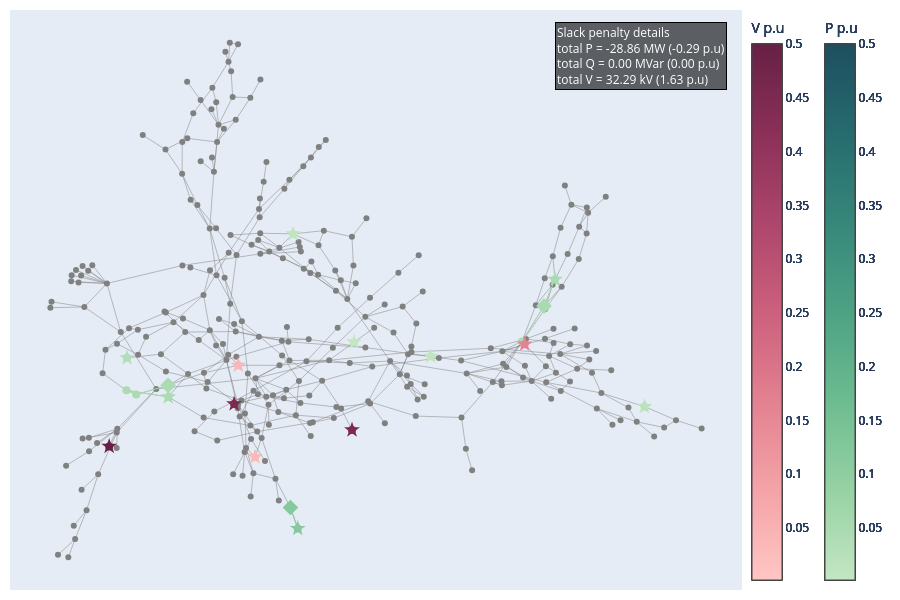

The notebook cell saved with this chart:
### Markdown cell above
# Correction 3 : -18.0071 on B114-L

### Code cell
# slack_info 
pertubation1 = "2"
data_correction3 = pd.read_csv(
    network_name +"_" + pertubation1 + ".csv",
    sep=";",
    engine="python",
    index_col=False,
   # on_bad_lines="skip",
)
# network = pn.load('./Outputs/' + network_name+"-corrected-"+pertubation1 + extension_in)
new_row = pd.read_csv(network_name+"_"+pertubation1+"_optim_info.csv", sep=";", engine="python", index_col=False)
optim_info = pd.concat([optim_info, new_row], ignore_index=True)
data_grouped_3 = data_correction3.groupby('busId')[['type','slackValue_pu','slackValue','gen','controlevoltage','transfo','shunt','load','info']].agg(unique_list)
data_grouped_3['Total_slack_abs'] = data_grouped_3['slackValue_pu'].apply(lambda x: builtins.sum(abs(slack) for slack in x) if isinstance(x, list) else abs(x))
data_grouped_3 = data_grouped_3.join(
    V_nom.drop_duplicates(subset='bus_id')[selected_columns].set_index('bus_id'),
    how='left'
)
G_3, dist, pos = network_construction(edges, data_grouped_3)
clusters = slack_subgraph(G_3, data_grouped_3)
data_grouped_3 = cluster_subgraph(G_3, clusters, data_grouped_3, dist)
fig = plot_slack_cluster(G_3, pos, clusters,data_grouped_3,data, col_centroid='centroid')
fig.show()

### Figure 1 — Plotly figure (JSON) as saved in the notebook; plotly's stock layout.template omitted (floating-point values rounded to 4 significant figures; data arrays with more than 128 entries replaced by an {"elided": "..."} marker saying what was removed)
{"data": [{"hovertemplate": "%{text}<extra></extra>", "line": {"color": "grey", "width": 0.5}, "mode": "lines", "name": "edges", "text": {"elided": "818 str values"}, "type": "scatter", "x": {"elided": "1227 float values"}, "y": {"elided": "1227 float values"}}, {"hovertemplate": "%{text}<extra></extra>", "marker": {"color": "gray", "size": 6}, "mode": "markers", "name": "All nodes", "text": {"elided": "280 str values"}, "type": "scatter", "x": {"elided": "280 float values"}, "y": {"elided": "280 float values"}}, {"hovertemplate": "%{text}<extra></extra>", "marker": {"cmax": 0.5, "cmin": 0.001621, "color": "rgb(186, 226, 188)", "colorbar": {"title": {"text": "P p.u"}, "x": 1.1}, "colorscale": [[0, "rgb(196, 230, 195)"], [0.1667, "rgb(150, 210, 164)"], [0.3333, "rgb(109, 188, 144)"], [0.5, "rgb(77, 162, 132)"], [0.6667, "rgb(54, 135, 122)"], [0.8333, "rgb(38, 107, 110)"], [1, "rgb(29, 79, 96)"]], "size": 12, "symbol": "star"}, "mode": "markers", "name": "Centroids", "text": ["Centroid: VL27_0<br>Gen: [nan]<br>Controle voltage type: N/A<br>Controle voltage location: N/A<br>Controle voltage status: N/A<br>Transfo: [nan]<br>Shunt: [nan]<br>Load: ['VL27_0_load']<br>number of nodes: 1<br>Nominal V = 115.0 kV<br><br>Total P = -1.9764 MW (-0.02 p.u)<br>Total Q = 0.00 MVar (0.00 p.u)<br>Total V = 0.00 kV (0.0000 p.u)"], "type": "scatter", "x": [0.7627], "y": [-0.2817]}, {"line": {"color": "rgb(186, 226, 188)", "width": 1}, "mode": "lines", "type": "scatter", "x": [], "y": []}, {"hovertemplate": "%{text}<extra></extra>", "marker": {"color": "rgb(186, 226, 188)", "size": 8, "symbol": "circle"}, "mode": "markers", "text": ["VL27_0<br>slack: [-0.019764] p.u <br>type: ['P']"], "type": "scatter", "x": [0.7627], "y": [-0.2817]}, {"hovertemplate": "%{text}<extra></extra>", "marker": {"cmax": 0.5, "cmin": 0.001621, "color": "rgb(251, 186, 186)", "colorbar": {"title": {"text": "V p.u"}, "x": 1}, "colorscale": [[0, "rgb(255, 198, 196)"], [0.1667, "rgb(244, 163, 168)"], [0.3333, "rgb(227, 129, 145)"], [0.5, "rgb(204, 96, 125)"], [0.6667, "rgb(173, 70, 108)"], [0.8333, "rgb(139, 48, 88)"], [1, "rgb(103, 32, 68)"]], "size": 12, "symbol": "star"}, "mode": "markers", "name": "Centroids", "text": ["Centroid: VL76_0<br>Gen: ['B76-G']<br>Controle voltage type: GENERATOR<br>Controle voltage location: [VL76_0]<br>Controle voltage status: MAIN<br>Transfo: [nan]<br>Shunt: [nan]<br>Load: ['VL76_0_load']<br>number of nodes: 1<br>Nominal V = 115.0 kV<br><br>Total P = 0.0000 MW (0.00 p.u)<br>Total Q = 0.00 MVar (0.00 p.u)<br>Total V = 3.51 kV (0.0306 p.u)"], "type": "scatter", "x": [-0.1417], "y": [-0.4594]}, {"line": {"color": "rgb(251, 186, 186)", "width": 1}, "mode": "lines", "type": "scatter", "x": [], "y": []}, {"hovertemplate": "%{text}<extra></extra>", "marker": {"color": "rgb(251, 186, 186)", "size": 8, "symbol": "circle"}, "mode": "markers", "text": ["VL76_0<br>slack: [0.030557] p.u <br>type: ['V']"], "type": "scatter", "x": [-0.1417], "y": [-0.4594]}, {"hovertemplate": "%{text}<extra></extra>", "marker": {"cmax": 0.5, "cmin": 0.001621, "color": "rgb(191, 228, 192)", "colorbar": {"title": {"text": "P p.u"}, "x": 1.1}, "colorscale": [[0, "rgb(196, 230, 195)"], [0.1667, "rgb(150, 210, 164)"], [0.3333, "rgb(109, 188, 144)"], [0.5, "rgb(77, 162, 132)"], [0.6667, "rgb(54, 135, 122)"], [0.8333, "rgb(38, 107, 110)"], [1, "rgb(29, 79, 96)"]], "size": 12, "symbol": "star"}, "mode": "markers", "name": "Centroids", "text": ["Centroid: VL526_0<br>Gen: [nan]<br>Controle voltage type: N/A<br>Controle voltage location: N/A<br>Controle voltage status: N/A<br>Transfo: [nan]<br>Shunt: [nan]<br>Load: ['VL526_0_load']<br>number of nodes: 1<br>Nominal V = 115.0 kV<br><br>Total P = -1.0872 MW (-0.01 p.u)<br>Total Q = 0.00 MVar (0.00 p.u)<br>Total V = 0.00 kV (0.0000 p.u)"], "type": "scatter", "x": [0.2661], "y": [-0.105]}, {"line": {"color": "rgb(191, 228, 192)", "width": 1}, "mode": "lines", "type": "scatter", "x": [], "y": []}, {"hovertemplate": "%{text}<extra></extra>", "marker": {"color": "rgb(191, 228, 192)", "size": 8, "symbol": "circle"}, "mode": "markers", "text": ["VL526_0<br>slack: [-0.010872] p.u <br>type: ['P']"], "type": "scatter", "x": [0.2661], "y": [-0.105]}, {"hovertemplate": "%{text}<extra></extra>", "marker": {"cmax": 0.5, "cmin": 0.001621, "color": "rgb(134, 201, 156)", "colorbar": {"title": {"text": "P p.u"}, "x": 1.1}, "colorscale": [[0, "rgb(196, 230, 195)"], [0.1667, "rgb(150, 210, 164)"], [0.3333, "rgb(109, 188, 144)"], [0.5, "rgb(77, 162, 132)"], [0.6667, "rgb(54, 135, 122)"], [0.8333, "rgb(38, 107, 110)"], [1, "rgb(29, 79, 96)"]], "size": 12, "symbol": "star"}, "mode": "markers", "name": "Centroids", "text": ["Centroid: VL528_0<br>Gen: [nan]<br>Controle voltage type: N/A<br>Controle voltage location: N/A<br>Controle voltage status: N/A<br>Transfo: [nan]<br>Shunt: [nan]<br>Load: ['VL528_0_load']<br>number of nodes: 2<br>Nominal V = 115.0 kV<br><br>Total P = -11.7100 MW (-0.12 p.u)<br>Total Q = 0.00 MVar (0.00 p.u)<br>Total V = 0.00 kV (0.0000 p.u)"], "type": "scatter", "x": [-0.04257], "y": [-0.7114]}, {"hovertemplate": "%{text}<extra></extra>", "marker": {"color": "rgb(134, 201, 156)", "size": 12, "symbol": "diamond"}, "mode": "markers", "name": "Second centroids", "text": ["Second centroid: VL70_0<br>Gen: [nan]<br>Transfo: [nan]<br>Shunt: [nan]<br>Load: ['VL70_0_load']<br>"], "type": "scatter", "x": [-0.0596], "y": [-0.6377]}, {"line": {"color": "rgb(134, 201, 156)", "width": 1}, "mode": "lines", "type": "scatter", "x": [-0.0596, -0.04257, null], "y": [-0.6377, -0.7114, null]}, {"hovertemplate": "%{text}<extra></extra>", "marker": {"color": "rgb(134, 201, 156)", "size": 8, "symbol": "circle"}, "mode": "markers", "text": ["VL70_0<br>slack: [-0.051468] p.u <br>type: ['P']", "VL528_0<br>slack: [-0.065632] p.u <br>type: ['P']"], "type": "scatter", "x": [-0.0596, -0.04257], "y": [-0.6377, -0.7114]}, {"hovertemplate": "%{text}<extra></extra>", "marker": {"cmax": 0.5, "cmin": 0.001621, "color": "rgb(250, 182, 184)", "colorbar": {"title": {"text": "V p.u"}, "x": 1}, "colorscale": [[0, "rgb(255, 198, 196)"], [0.1667, "rgb(244, 163, 168)"], [0.3333, "rgb(227, 129, 145)"], [0.5, "rgb(204, 96, 125)"], [0.6667, "rgb(173, 70, 108)"], [0.8333, "rgb(139, 48, 88)"], [1, "rgb(103, 32, 68)"]], "size": 12, "symbol": "star"}, "mode": "markers", "name": "Centroids", "text": ["Centroid: VL92_0<br>Gen: ['B92-G']<br>Controle voltage type: GENERATOR<br>Controle voltage location: [VL92_0]<br>Controle voltage status: MAIN<br>Transfo: [nan]<br>Shunt: [nan]<br>Load: ['VL92_0_load']<br>number of nodes: 1<br>Nominal V = 115.0 kV<br><br>Total P = 0.0000 MW (0.00 p.u)<br>Total Q = 0.00 MVar (0.00 p.u)<br>Total V = 4.44 kV (0.0386 p.u)"], "type": "scatter", "x": [-0.1807], "y": [-0.1364]}, {"line": {"color": "rgb(250, 182, 184)", "width": 1}, "mode": "lines", "type": "scatter", "x": [], "y": []}, {"hovertemplate": "%{text}<extra></extra>", "marker": {"color": "rgb(250, 182, 184)", "size": 8, "symbol": "circle"}, "mode": "markers", "text": ["VL92_0<br>slack: [0.038614] p.u <br>type: ['V']"], "type": "scatter", "x": [-0.1807], "y": [-0.1364]}, {"hovertemplate": "%{text}<extra></extra>", "marker": {"cmax": 0.5, "cmin": 0.001621, "color": "rgb(170, 219, 177)", "colorbar": {"title": {"text": "P p.u"}, "x": 1.1}, "colorscale": [[0, "rgb(196, 230, 195)"], [0.1667, "rgb(150, 210, 164)"], [0.3333, "rgb(109, 188, 144)"], [0.5, "rgb(77, 162, 132)"], [0.6667, "rgb(54, 135, 122)"], [0.8333, "rgb(38, 107, 110)"], [1, "rgb(29, 79, 96)"]], "size": 12, "symbol": "star"}, "mode": "markers", "name": "Centroids", "text": ["Centroid: VL109_0<br>Gen: [nan]<br>Controle voltage type: N/A<br>Controle voltage location: N/A<br>Controle voltage status: N/A<br>Transfo: [nan]<br>Shunt: [nan]<br>Load: ['VL109_0_load']<br>number of nodes: 4<br>Nominal V = 115.0 kV<br><br>Total P = -4.8546 MW (-0.05 p.u)<br>Total Q = 0.00 MVar (0.00 p.u)<br>Total V = 0.00 kV (0.0000 p.u)"], "type": "scatter", "x": [-0.3433], "y": [-0.2479]}, {"hovertemplate": "%{text}<extra></extra>", "marker": {"color": "rgb(170, 219, 177)", "size": 12, "symbol": "diamond"}, "mode": "markers", "name": "Second centroids", "text": ["Second centroid: VL110_0<br>Gen: [nan]<br>Transfo: [nan]<br>Shunt: [nan]<br>Load: ['VL110_0_load']<br>"], "type": "scatter", "x": [-0.3438], "y": [-0.2071]}, {"line": {"color": "rgb(170, 219, 177)", "width": 1}, "mode": "lines", "type": "scatter", "x": [-0.4178, -0.3438, null, -0.4178, -0.4405, null, -0.3433, -0.3438, null, -0.3433, -0.4405, null], "y": [-0.2394, -0.2071, null, -0.2394, -0.2247, null, -0.2479, -0.2071, null, -0.2479, -0.2247, null]}, {"hovertemplate": "%{text}<extra></extra>", "marker": {"color": "rgb(170, 219, 177)", "size": 8, "symbol": "circle"}, "mode": "markers", "text": ["VL114_0<br>slack: [-0.002458] p.u <br>type: ['P']", "VL112_0<br>slack: [-0.012093] p.u <br>type: ['P']", "VL109_0<br>slack: [-0.018324] p.u <br>type: ['P']", "VL110_0<br>slack: [-0.015671] p.u <br>type: ['P']"], "type": "scatter", "x": [-0.4405, -0.4178, -0.3433, -0.3438], "y": [-0.2247, -0.2394, -0.2479, -0.2071]}, {"hovertemplate": "%{text}<extra></extra>", "marker": {"cmax": 0.5, "cmin": 0.001621, "color": "rgb(179, 223, 184)", "colorbar": {"title": {"text": "P p.u"}, "x": 1.1}, "colorscale": [[0, "rgb(196, 230, 195)"], [0.1667, "rgb(150, 210, 164)"], [0.3333, "rgb(109, 188, 144)"], [0.5, "rgb(77, 162, 132)"], [0.6667, "rgb(54, 135, 122)"], [0.8333, "rgb(38, 107, 110)"], [1, "rgb(29, 79, 96)"]], "size": 12, "symbol": "star"}, "mode": "markers", "name": "Centroids", "text": ["Centroid: VL324_0<br>Gen: [nan]<br>Controle voltage type: N/A<br>Controle voltage location: N/A<br>Controle voltage status: N/A<br>Transfo: [nan]<br>Shunt: [nan]<br>Load: ['VL324_0_load']<br>number of nodes: 1<br>Nominal V = 115.0 kV<br><br>Total P = -3.2204 MW (-0.03 p.u)<br>Total Q = 0.00 MVar (0.00 p.u)<br>Total V = 0.00 kV (0.0000 p.u)"], "type": "scatter", "x": [-0.4391], "y": [-0.1103]}, {"line": {"color": "rgb(179, 223, 184)", "width": 1}, "mode": "lines", "type": "scatter", "x": [], "y": []}, {"hovertemplate": "%{text}<extra></extra>", "marker": {"color": "rgb(179, 223, 184)", "size": 8, "symbol": "circle"}, "mode": "markers", "text": ["VL324_0<br>slack: [-0.032204] p.u <br>type: ['P']"], "type": "scatter", "x": [-0.4391], "y": [-0.1103]}, {"hovertemplate": "%{text}<extra></extra>", "marker": {"cmax": 0.5, "cmin": 0.001621, "color": "rgb(169, 218, 177)", "colorbar": {"title": {"text": "P p.u"}, "x": 1.1}, "colorscale": [[0, "rgb(196, 230, 195)"], [0.1667, "rgb(150, 210, 164)"], [0.3333, "rgb(109, 188, 144)"], [0.5, "rgb(77, 162, 132)"], [0.6667, "rgb(54, 135, 122)"], [0.8333, "rgb(38, 107, 110)"], [1, "rgb(29, 79, 96)"]], "size": 12, "symbol": "star"}, "mode": "markers", "name": "Centroids", "text": ["Centroid: VL123_0<br>Gen: [nan]<br>Controle voltage type: N/A<br>Controle voltage location: N/A<br>Controle voltage status: N/A<br>Transfo: [nan]<br>Shunt: [nan]<br>Load: ['VL123_0_load']<br>number of nodes: 3<br>Nominal V = 115.0 kV<br><br>Total P = -5.0756 MW (-0.05 p.u)<br>Total Q = 0.00 MVar (0.00 p.u)<br>Total V = 0.00 kV (0.0000 p.u)"], "type": "scatter", "x": [0.5549], "y": [0.1661]}, {"hovertemplate": "%{text}<extra></extra>", "marker": {"color": "rgb(169, 218, 177)", "size": 12, "symbol": "diamond"}, "mode": "markers", "name": "Second centroids", "text": ["Second centroid: VL125_0<br>Gen: ['B125-G']<br>Transfo: [nan]<br>Shunt: [nan]<br>Load: ['VL125_0_load']<br>"], "type": "scatter", "x": [0.5294], "y": [0.07252]}, {"line": {"color": "rgb(169, 218, 177)", "width": 1}, "mode": "lines", "type": "scatter", "x": [0.4783, 0.5294, null, 0.5294, 0.5549, null], "y": [-0.05264, 0.07252, null, 0.07252, 0.1661, null]}, {"hovertemplate": "%{text}<extra></extra>", "marker": {"color": "rgb(169, 218, 177)", "size": 8, "symbol": "circle"}, "mode": "markers", "text": ["VL126_0<br>slack: [-0.001692] p.u <br>type: ['P']", "VL125_0<br>slack: [-0.016402] p.u <br>type: ['P']", "VL123_0<br>slack: [-0.032661] p.u <br>type: ['P']"], "type": "scatter", "x": [0.4783, 0.5294, 0.5549], "y": [-0.05264, 0.07252, 0.1661]}, {"hovertemplate": "%{text}<extra></extra>", "marker": {"cmax": 0.5, "cmin": 0.001621, "color": "rgb(193, 229, 193)", "colorbar": {"title": {"text": "P p.u"}, "x": 1.1}, "colorscale": [[0, "rgb(196, 230, 195)"], [0.1667, "rgb(150, 210, 164)"], [0.3333, "rgb(109, 188, 144)"], [0.5, "rgb(77, 162, 132)"], [0.6667, "rgb(54, 135, 122)"], [0.8333, "rgb(38, 107, 110)"], [1, "rgb(29, 79, 96)"]], "size": 12, "symbol": "star"}, "mode": "markers", "name": "Centroids", "text": ["Centroid: VL173_0<br>Gen: [nan]<br>Controle voltage type: N/A<br>Controle voltage location: N/A<br>Controle voltage status: N/A<br>Transfo: [nan]<br>Shunt: ['VL173_0_shunt_compensators']<br>Load: ['VL173_0_load']<br>number of nodes: 1<br>Nominal V = 115.0 kV<br><br>Total P = -0.7788 MW (-0.01 p.u)<br>Total Q = 0.00 MVar (0.00 p.u)<br>Total V = 0.00 kV (0.0000 p.u)"], "type": "scatter", "x": [-0.05355], "y": [0.3266]}, {"line": {"color": "rgb(193, 229, 193)", "width": 1}, "mode": "lines", "type": "scatter", "x": [], "y": []}, {"hovertemplate": "%{text}<extra></extra>", "marker": {"color": "rgb(193, 229, 193)", "size": 8, "symbol": "circle"}, "mode": "markers", "text": ["VL173_0<br>slack: [-0.007788] p.u <br>type: ['P']"], "type": "scatter", "x": [-0.05355], "y": [0.3266]}, {"hovertemplate": "%{text}<extra></extra>", "marker": {"cmax": 0.5, "cmin": 0.001621, "color": "rgb(228, 131, 147)", "colorbar": {"title": {"text": "V p.u"}, "x": 1}, "colorscale": [[0, "rgb(255, 198, 196)"], [0.1667, "rgb(244, 163, 168)"], [0.3333, "rgb(227, 129, 145)"], [0.5, "rgb(204, 96, 125)"], [0.6667, "rgb(173, 70, 108)"], [0.8333, "rgb(139, 48, 88)"], [1, "rgb(103, 32, 68)"]], "size": 12, "symbol": "star"}, "mode": "markers", "name": "Centroids", "text": ["Centroid: VL7001_2<br>Gen: ['B7003-G']<br>Controle voltage type: GENERATOR<br>Controle voltage location: [VL7001_2]<br>Controle voltage status: MAIN<br>Transfo: [nan]<br>Shunt: [nan]<br>Load: [nan]<br>number of nodes: 1<br>Nominal V = 13.8 kV<br><br>Total P = 0.0000 MW (0.00 p.u)<br>Total Q = 0.00 MVar (0.00 p.u)<br>Total V = 2.24 kV (0.1621 p.u)"], "type": "scatter", "x": [0.4844], "y": [-0.06209]}, {"line": {"color": "rgb(228, 131, 147)", "width": 1}, "mode": "lines", "type": "scatter", "x": [], "y": []}, {"hovertemplate": "%{text}<extra></extra>", "marker": {"color": "rgb(228, 131, 147)", "size": 8, "symbol": "circle"}, "mode": "markers", "text": ["VL7001_2<br>slack: [0.162089] p.u <br>type: ['V']"], "type": "scatter", "x": [0.4844], "y": [-0.06209]}, {"hovertemplate": "%{text}<extra></extra>", "marker": {"cmax": 0.5, "cmin": 0.001621, "color": "rgb(196, 230, 195)", "colorbar": {"title": {"text": "P p.u"}, "x": 1.1}, "colorscale": [[0, "rgb(196, 230, 195)"], [0.1667, "rgb(150, 210, 164)"], [0.3333, "rgb(109, 188, 144)"], [0.5, "rgb(77, 162, 132)"], [0.6667, "rgb(54, 135, 122)"], [0.8333, "rgb(38, 107, 110)"], [1, "rgb(29, 79, 96)"]], "size": 12, "symbol": "star"}, "mode": "markers", "name": "Centroids", "text": ["Centroid: VL15_1<br>Gen: [nan]<br>Controle voltage type: N/A<br>Controle voltage location: N/A<br>Controle voltage status: N/A<br>Transfo: [nan]<br>Shunt: [nan]<br>Load: ['VL15_1_load']<br>number of nodes: 1<br>Nominal V = 115.0 kV<br><br>Total P = -0.1621 MW (-0.00 p.u)<br>Total Q = 0.00 MVar (0.00 p.u)<br>Total V = 0.00 kV (0.0000 p.u)"], "type": "scatter", "x": [0.0883], "y": [-0.05497]}, {"line": {"color": "rgb(196, 230, 195)", "width": 1}, "mode": "lines", "type": "scatter", "x": [], "y": []}, {"hovertemplate": "%{text}<extra></extra>", "marker": {"color": "rgb(196, 230, 195)", "size": 8, "symbol": "circle"}, "mode": "markers", "text": ["VL15_1<br>slack: [-0.001621] p.u <br>type: ['P']"], "type": "scatter", "x": [0.0883], "y": [-0.05497]}, {"hovertemplate": "%{text}<extra></extra>", "marker": {"cmax": 0.5, "cmin": 0.001621, "color": "rgb(125, 42, 80)", "colorbar": {"title": {"text": "V p.u"}, "x": 1}, "colorscale": [[0, "rgb(255, 198, 196)"], [0.1667, "rgb(244, 163, 168)"], [0.3333, "rgb(227, 129, 145)"], [0.5, "rgb(204, 96, 125)"], [0.6667, "rgb(173, 70, 108)"], [0.8333, "rgb(139, 48, 88)"], [1, "rgb(103, 32, 68)"]], "size": 12, "symbol": "star"}, "mode": "markers", "name": "Centroids", "text": ["Centroid: VL7039_0<br>Gen: ['B7039-G']<br>Controle voltage type: GENERATOR<br>Controle voltage location: [VL7039_0]<br>Controle voltage status: MAIN<br>Transfo: [nan]<br>Shunt: [nan]<br>Load: [nan]<br>number of nodes: 1<br>Nominal V = 20.0 kV<br><br>Total P = 0.0000 MW (0.00 p.u)<br>Total Q = 0.00 MVar (0.00 p.u)<br>Total V = 9.00 kV (0.4500 p.u)"], "type": "scatter", "x": [0.08345], "y": [-0.3643]}, {"line": {"color": "rgb(125, 42, 80)", "width": 1}, "mode": "lines", "type": "scatter", "x": [], "y": []}, {"hovertemplate": "%{text}<extra></extra>", "marker": {"color": "rgb(125, 42, 80)", "size": 8, "symbol": "circle"}, "mode": "markers", "text": ["VL7039_0<br>slack: [0.45] p.u <br>type: ['V']"], "type": "scatter", "x": [0.08345], "y": [-0.3643]}, {"hovertemplate": "%{text}<extra></extra>", "marker": {"cmax": 0.5, "cmin": 0.001621, "color": "rgb(125, 42, 80)", "colorbar": {"title": {"text": "V p.u"}, "x": 1}, "colorscale": [[0, "rgb(255, 198, 196)"], [0.1667, "rgb(244, 163, 168)"], [0.3333, "rgb(227, 129, 145)"], [0.5, "rgb(204, 96, 125)"], [0.6667, "rgb(173, 70, 108)"], [0.8333, "rgb(139, 48, 88)"], [1, "rgb(103, 32, 68)"]], "size": 12, "symbol": "star"}, "mode": "markers", "name": "Centroids", "text": ["Centroid: VL7049_0<br>Gen: ['B7049-G']<br>Controle voltage type: GENERATOR<br>Controle voltage location: [VL7049_0]<br>Controle voltage status: MAIN<br>Transfo: [nan]<br>Shunt: [nan]<br>Load: [nan]<br>number of nodes: 1<br>Nominal V = 13.8 kV<br><br>Total P = 0.0000 MW (0.00 p.u)<br>Total Q = 0.00 MVar (0.00 p.u)<br>Total V = 6.20 kV (0.4493 p.u)"], "type": "scatter", "x": [-0.1905], "y": [-0.2727]}, {"line": {"color": "rgb(125, 42, 80)", "width": 1}, "mode": "lines", "type": "scatter", "x": [], "y": []}, {"hovertemplate": "%{text}<extra></extra>", "marker": {"color": "rgb(125, 42, 80)", "size": 8, "symbol": "circle"}, "mode": "markers", "text": ["VL7049_0<br>slack: [0.4493] p.u <br>type: ['V']"], "type": "scatter", "x": [-0.1905], "y": [-0.2727]}, {"hovertemplate": "%{text}<extra></extra>", "marker": {"cmax": 0.5, "cmin": 0.001621, "color": "rgb(103, 32, 68)", "colorbar": {"title": {"text": "V p.u"}, "x": 1}, "colorscale": [[0, "rgb(255, 198, 196)"], [0.1667, "rgb(244, 163, 168)"], [0.3333, "rgb(227, 129, 145)"], [0.5, "rgb(204, 96, 125)"], [0.6667, "rgb(173, 70, 108)"], [0.8333, "rgb(139, 48, 88)"], [1, "rgb(103, 32, 68)"]], "size": 12, "symbol": "star"}, "mode": "markers", "name": "Centroids", "text": ["Centroid: VL9051_3<br>Gen: ['B9054-G']<br>Controle voltage type: GENERATOR<br>Controle voltage location: [VL9051_3]<br>Controle voltage status: MAIN<br>Transfo: [nan]<br>Shunt: [nan]<br>Load: [nan]<br>number of nodes: 1<br>Nominal V = 13.8 kV<br><br>Total P = 0.0000 MW (0.00 p.u)<br>Total Q = 0.00 MVar (0.00 p.u)<br>Total V = 6.90 kV (0.5000 p.u)"], "type": "scatter", "x": [-0.4806], "y": [-0.4221]}, {"line": {"color": "rgb(103, 32, 68)", "width": 1}, "mode": "lines", "type": "scatter", "x": [], "y": []}, {"hovertemplate": "%{text}<extra></extra>", "marker": {"color": "rgb(103, 32, 68)", "size": 8, "symbol": "circle"}, "mode": "markers", "text": ["VL9051_3<br>slack: [0.5] p.u <br>type: ['V']"], "type": "scatter", "x": [-0.4806], "y": [-0.4221]}], "layout": {"annotations": [{"align": "left", "bgcolor": "rgba(0,0,0,0.6)", "bordercolor": "black", "borderwidth": 1, "font": {"color": "white", "size": 12}, "showarrow": false, "text": "Slack penalty details <br>total P = -28.86 MW (-0.29 p.u)<br>total Q = 0.00 MVar (0.00 p.u)<br>total V = 32.29 kV (1.63 p.u)", "x": 0.98, "xref": "paper", "y": 0.98, "yref": "paper"}], "height": 600, "margin": {"b": 10, "l": 10, "r": 10, "t": 10}, "showlegend": false, "width": 900, "xaxis": {"visible": false}, "yaxis": {"visible": false}}}
